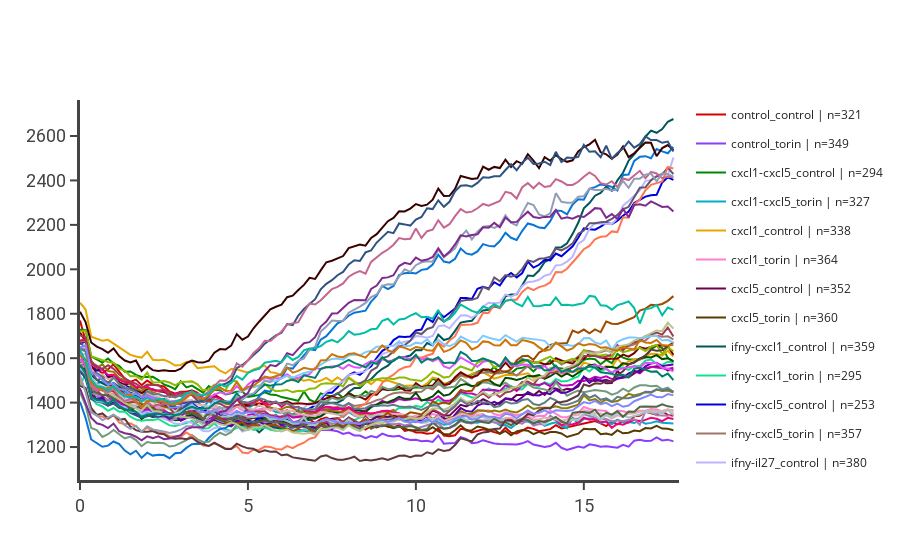

Notebook code for this chart:
### Markdown cell above
## Mean nuclear marker intensity over time

### Code cell
fig = celltk.PlotHelper().line_plot(arr['nuc', 'tritc', 'median_intensity'], 
                                    estimator=np.nanmean, time=arr.time,
                                    keys=arr.conditions)
fig.show()
